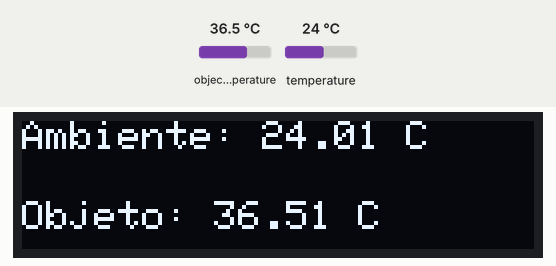
Bench run of a sketch on a simulated Arduino Uno, built with avr-gcc and run on an emulated ATmega328P. On the bench: 128×32 one-colour display. Inputs (shaded band) come from the test bench; at power-on: object temperature 36.5 °C, temperature 24 °C. What the sketch prints to the serial monitor is not drawn.

Above: at 1.8 s.
1.9 s: object temperature set to 20 °C
At 3.2 s:
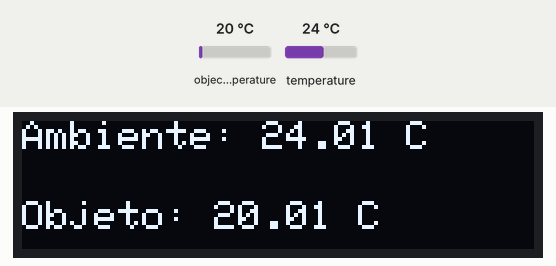
3.5 s: temperature set to 12 °C
At 5.2 s:
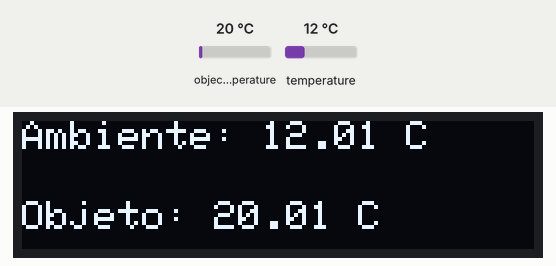
5.6 s: object temperature set to 26 °C
At 6.9 s:
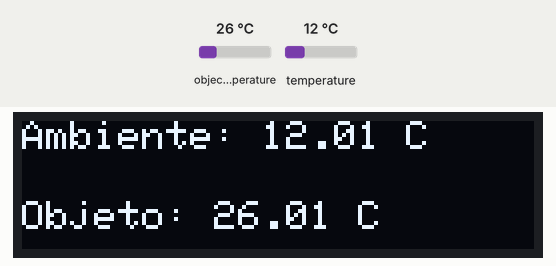
7.6 s: temperature set to 19 °C
At 8.7 s:
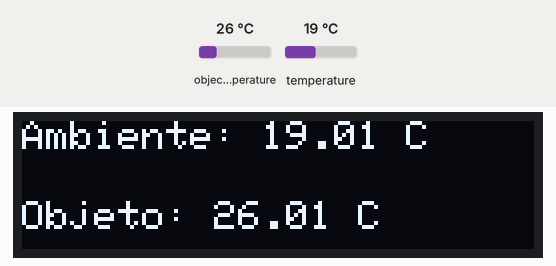
Timing chart, 0 to 10.6 s (numbered marks = the images above; inputs shaded):
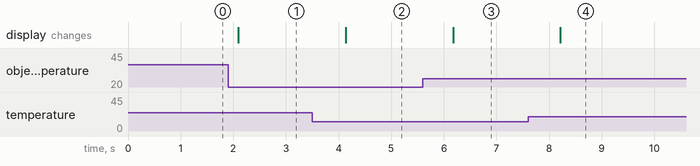

Measured:
- after the input at 1.9 s, the display: changes after 0.20 s (image 1)
- after the input at 3.5 s, the display: changes after 0.64 s (image 2)
- after the input at 5.6 s, the display: changes after 0.57 s (image 3)
- after the input at 7.6 s, the display: changes after 0.61 s (image 4)

The sketch:

sketch_liquidcrystal.ino
```cpp
//Programa: Sensor de temperatura I2C MLX90614 Arduino
//Autor: Arduino e Cia
#include <Wire.h>
#include <Adafruit_MLX90614.h>
//#include <LiquidCrystal_I2C.h>
Adafruit_MLX90614 mlx = Adafruit_MLX90614();

#include <SPI.h>
#include <Adafruit_GFX.h>
#include <Adafruit_SSD1306.h>


const byte SCREEN_WIDTH = 128; // OLED display width, in pixels
const byte SCREEN_HEIGHT = 32; // OLED display height, in pixels

// Declaration for an SSD1306 display connected to I2C (SDA, SCL pins)
const int OLED_RESET = -1; // Reset pin # (or -1 if sharing Arduino reset pin)
Adafruit_SSD1306 display(SCREEN_WIDTH, SCREEN_HEIGHT, &Wire, OLED_RESET);


//Define o endereco I2C do display e qtde de colunas e linhas
//LiquidCrystal_I2C lcd(0x3B, 16, 2);
//Array que desenha o simbolo de grau
/*byte grau[8] = {B00110, B01001, B01001, B00110,
                B00000, B00000, B00000, B00000,};  */
double temp_amb;
double temp_obj;
void setup()
{

  display.begin(SSD1306_SWITCHCAPVCC, 0x3C);
  Serial.begin(9600);
  Serial.println("Sensor de temperatura MLX90614");

  display.clearDisplay();

  display.clearDisplay();
  display.setTextSize(1);
  display.setTextColor(WHITE);
  display.setCursor(0,10);

 /* Serial.begin(9600);
  Serial.println("Sensor de temperatura MLX90614");
  //Inicializa o display LCD I2C
  lcd.init();
  lcd.backlight();
  //Atribui a "1" o valor do array "grau", que desenha o simbolo de grau
  lcd.createChar(1, grau); */

  //Inicializa o MLX90614
  mlx.begin();
}
void loop()
{
  //Leitura da temperatura ambiente e do objeto
  //(para leitura dos valores em Fahrenheit, utilize
  //mlx.readAmbientTempF() e mlx.readObjectTempF() )
  temp_amb = mlx.readAmbientTempC();
  temp_obj = mlx.readObjectTempC();
  //Mostra as informacoes no display

   // Verifica se a leitura foi bem-sucedida
    if (isnan(temp_amb)) {
        Serial.println("Erro ao ler o sensor. Verifique as conexões.");
    } else {
        // Exibe no Serial Monitor
        Serial.print("Ambiente = ");
        Serial.print(temp_amb);
        Serial.println(" *C");

         Serial.print("Objeto = ");
        Serial.print(temp_obj);
        Serial.println(" *C");

        // Limpa o display antes de atualizar
        display.clearDisplay();

        // Escreve a variável temp_amb no display
        display.setTextSize(1.2);
        display.setTextColor(WHITE);
        display.setCursor(0, 0);
        display.print("Ambiente: ");
        display.print(temp_amb); // Mostra o valor da variável temp_amb
        display.println(" C");

        display.setTextSize(1.2);
        display.setTextColor(WHITE);
        display.setCursor(0, 20);
        display.print("Objeto: ");
        display.print(temp_obj); // Mostra o valor da variável temp_amb
        display.println(" C");

        // Atualiza o display com as informações novas
        display.display();
    }
 /* lcd.setCursor(0, 0);
  lcd.print("Ambiente:");
  lcd.setCursor(10, 0);
  lcd.print(temp_amb);
  lcd.setCursor(15, 0);
  lcd.write(1);
  lcd.setCursor(0, 1);
  lcd.print("Objeto:");
  lcd.setCursor(10, 1);
  lcd.print(temp_obj);
  lcd.setCursor(15, 1);
  lcd.write(1);
  //Mostra as informacoes no Serial Monitor
  Serial.print("Ambiente = ");
  Serial.print(temp_amb);
  Serial.print("*CtObjeto = ");
  Serial.print(temp_obj); Serial.println("*C");
  //Aguarda 1 segundo ate nova leitura */
  delay(1000);
}
```
